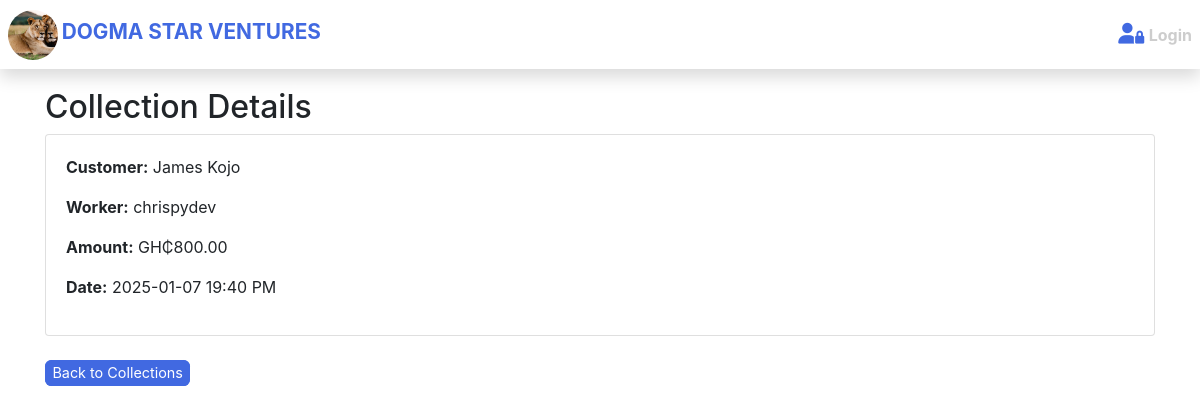
Page /accounts/collections/1/ on the earlier database version.
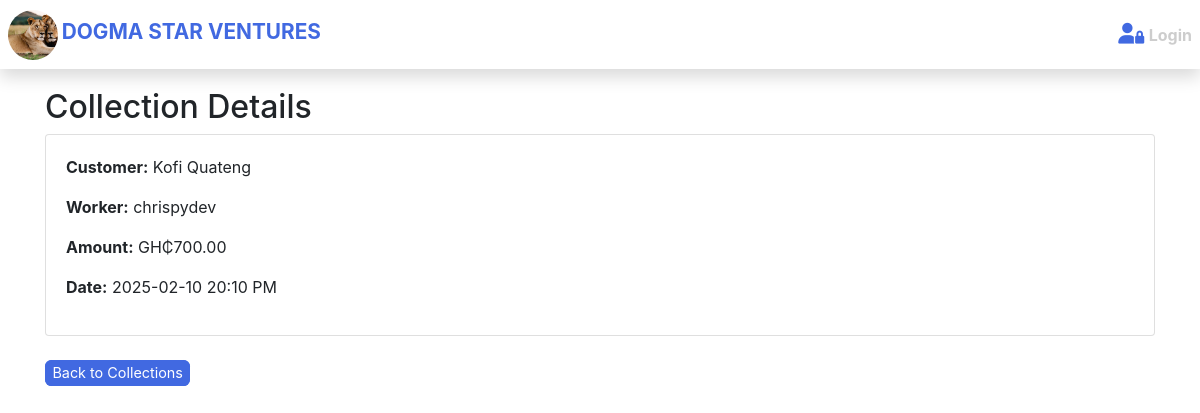
Same page on the later database version.
### savings/models.py (models this page shows, shortened)
class Collection(models.Model):
    worker = models.ForeignKey(Worker, on_delete=models.CASCADE)
    customer = models.ForeignKey(Customer, on_delete=models.CASCADE)
    amount = models.DecimalField(max_digits=10, decimal_places=2)
    date = models.DateTimeField(auto_now_add=True)  # Changed to DateTimeField

class Customer(models.Model):
    name = models.CharField(max_length=150)
    next_of_kin = models.CharField(max_length=100)
    balance = models.DecimalField(max_digits=10, decimal_places=2, default=0.0)
    customer_image = models.ImageField(
        upload_to='media_file', default='default.jpg')
    created_by = models.ForeignKey(
        Worker,
        on_delete=models.SET(set_customer_creator),
        null=True,
        blank=True,
        related_name='customers_created'
    )
    joined = models.DateTimeField(
        auto_now_add=True)  # Changed to DateTimeField
    account_number = models.CharField(
        max_length=30, unique=True, blank=True, null=True
    )

class Worker(models.Model):
    user = models.OneToOneField(User, on_delete=models.CASCADE)

### auth/views.py (the view)
# urls.py: path('collections/<int:pk>/', CollectionDetailView.as_view(),
class CollectionDetailView(View):
    def get(self, request, pk, *args, **kwargs):
        collection = get_object_or_404(Collection, pk=pk)
        context = {
            'collection': collection
        }
        return render(request, 'savings/collection_detail.html', context)

### templates/savings/collection_detail.html
{% extends 'base.html' %}
{% block content %}
<div class="container">
    <h2>Collection Details</h2>
    <div class="card mb-4">
        <div class="card-body">
            <p><strong>Customer:</strong> {{ collection.customer.name }}</p>
            <p><strong>Worker:</strong> {{ collection.worker.user.username }}</p>
            <p><strong>Amount:</strong> GH₵{{ collection.amount }}</p>
            <p><strong>Date:</strong> {{ collection.date|date:"Y-m-d H:i A" }}</p>
        </div>
    </div>
    <a href="{% url 'all_collections' %}" class="add__button">Back to Collections</a>
</div>
{% endblock %}

Differences in the rows shown:
changed Collection "chrispydev": customer.name "James Kojo" → "Kofi Quateng"; amount "800.00" → "700.00"; date "2025-01-07 19:40 PM" → "2025-02-10 20:10 PM"
